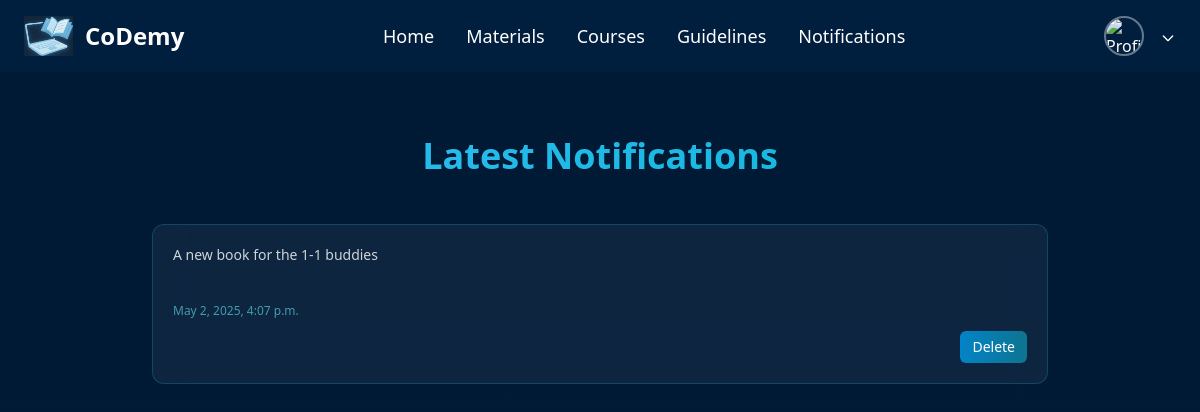
Screenshot of /notification/ with the database file from the repository.
### Notification/models.py (models this page shows, shortened)
class Notification(models.Model):
    title = models.CharField(max_length=255, null=True, blank=True)
    message = models.TextField()
    created_at = models.DateTimeField(auto_now_add=True)

### Notification/views.py (the view)
# urls.py: path('',views.notification_list , name = "notification"),
def notification_list(request):
    notifications = Notification.objects.all()
    return render(request, 'notification.html', {'notifications': notifications})

### templates/notification.html (shortened to what this page needs)
{% extends 'base.html' %}
{% load static %}
{% block content %}
<div class="min-h-screen bg-gradient-to-b from-[#001a35] to-[#001f3f] py-16 px-6 text-white">
    <h1 class="text-4xl font-bold text-center mb-12 text-transparent bg-clip-text bg-gradient-to-r from-sky-400 to-cyan-500">
    </h1>
    <div class="max-w-4xl mx-auto space-y-5">
        {% for notification in notifications %}
        <div class="relative bg-white/5 backdrop-blur-lg p-5 rounded-xl border border-cyan-400/20 hover:border-cyan-300/40 transition-all duration-300 hover:shadow-cyan-500/20 hover:glow-card transform hover:-translate-y-0.5 h-40 overflow-hidden">
            <div class="h-full flex flex-col justify-between">
                <p class="text-white/80 text-sm line-clamp-4">
                    {{ notification.message }}
                </p>
                <div>
                    <p class="text-xs text-cyan-300/60 mt-2">{{ notification.created_at|date:"F j, Y, g:i a" }}</p>
                    <div class="mt-3 text-right">
                        <button onclick="openModal('{{ notification.id }}')"
                            class="px-3 py-1.5 bg-gradient-to-r from-sky-600 to-cyan-700 text-white rounded-md shadow hover:shadow-cyan-400/40 transition-all duration-300 transform hover:scale-105 active:scale-95 text-sm glow-on-hover">
                            Delete
                        </button>
                    </div>
                </div>
            </div>
        </div>
        {% endfor %}
    </div>
</div>
{% endblock %}

### templates/notification.html (style rules this page uses)
.glow-on-hover { box-shadow: 0 0 5px rgba(56, 189, 248, 0); transition: box-shadow 0.3s ease-in-out; }
.line-clamp-4 { display: -webkit-box; -webkit-line-clamp: 4; -webkit-box-orient: vertical; overflow: hidden; }

### rows the page displays
Notification: message "A new book for the 1-1 buddies", created_at "May 2, 2025, 4:07 p.m."
